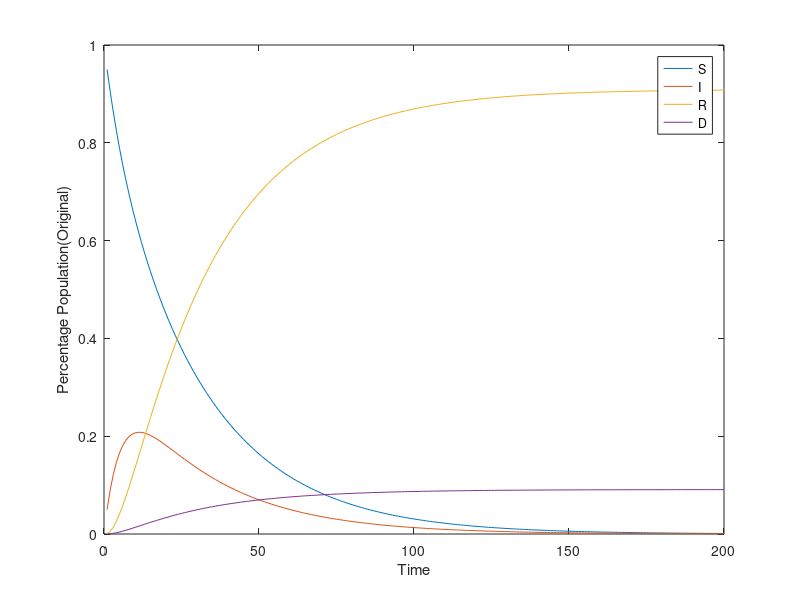
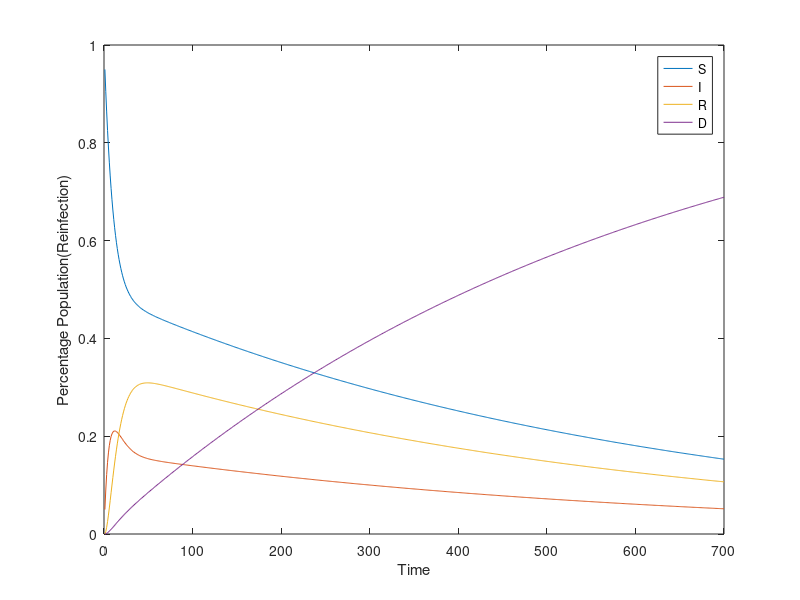

Here is the MATLAB script that generated these plots, in order:
result = [];
x0 = [1; 0; 0; 0];
for index = 1:200

  % Initial population is a hundred percent susceptible
                    % to the new disease before the start of the epidemic.
                    % The four entries correspond to the portion of 
                    % susceptible, infected, recovered and deceased
                    % populatoin.

A = [0.95, 0.04,  0, 0;    % A is the update matrix of how the disease evolve
     0.05, 0.85,  0, 0;    % within the population. Note that the 4th column of
     0,    0.10,  1, 0;    % the matrix is all 0 except for the last entry since
     0,    0.01,  0, 1];   % deceased people must remain dead. Also, each column
                         % must add up to 1 since we are assuming that the
                         % population is a closed population.

xt = A * x0;        % The updated version of the infectious disease after
                    % one unit time in the population.

x0 = xt;

result = [result xt];
end

figure(1);
plot(result');
legend('S','I','R','D');
xlabel('Time')
ylabel('Percentage Population(Original)');

result2 = [];
x02 = [1; 0; 0; 0];
for index = 1:700
    B = [0.95, 0.04,  0.05, 0;    % B is the update matrix of how the disease evolve
     0.05, 0.85,  0, 0;    % within the population. This time we consider with the 
     0,    0.10,  0.95, 0; % possibility of reinfection, which some recovered 
     0,    0.01,  0, 1];   % people could change back to succeptible and stay there
                           % or change to infected afterwards.

    xt2 = B * x02;        % The updated version of the infectious disease after
                    % one unit time in the population.(With reinfection)

    x02 = xt2;
    result2 = [result2 xt2];
end

figure(2);
plot(result2');
legend('S','I','R','D');
xlabel('Time')
ylabel('Percentage Population(Reinfection)');

